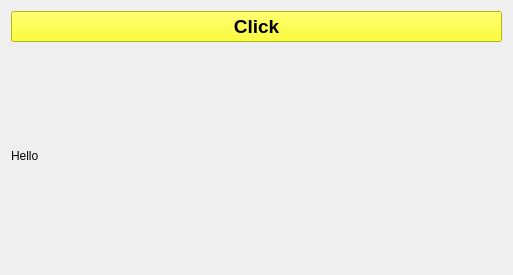
<?xml version="1.0" encoding="UTF-8"?>
<ui version="4.0">
 <class>Widget</class>
 <widget class="QWidget" name="Widget">
  <property name="geometry">
   <rect>
    <x>0</x>
    <y>0</y>
    <width>513</width>
    <height>275</height>
   </rect>
  </property>
  <property name="windowTitle">
   <string>Widget</string>
  </property>
  <layout class="QVBoxLayout" name="verticalLayout_2">
   <item>
    <layout class="QVBoxLayout" name="verticalLayout">
     <item>
      <widget class="QPushButton" name="pushButton">
       <property name="font">
        <font>
         <pointsize>14</pointsize>
         <bold>true</bold>
        </font>
       </property>
       <property name="toolTip">
        <string>&lt;html&gt;&lt;head/&gt;&lt;body&gt;&lt;p&gt;&lt;span style=&quot; font-size:14pt; color:#aa0000;&quot;&gt;This is button&lt;/span&gt;&lt;/p&gt;&lt;/body&gt;&lt;/html&gt;</string>
       </property>
       <property name="styleSheet">
        <string notr="true">background-color: rgb(255, 255, 0);</string>
       </property>
       <property name="text">
        <string>Click</string>
       </property>
       <property name="icon">
        <iconset resource="res.qrc">
         <normaloff>:/image/qt.png</normaloff>:/image/qt.png</iconset>
       </property>
       <property name="iconSize">
        <size>
         <width>30</width>
         <height>30</height>
        </size>
       </property>
      </widget>
     </item>
     <item>
      <widget class="QLabel" name="label">
       <property name="text">
        <string>Hello</string>
       </property>
      </widget>
     </item>
    </layout>
   </item>
  </layout>
 </widget>
 <resources>
  <include location="res.qrc"/>
 </resources>
 <connections/>
</ui>
